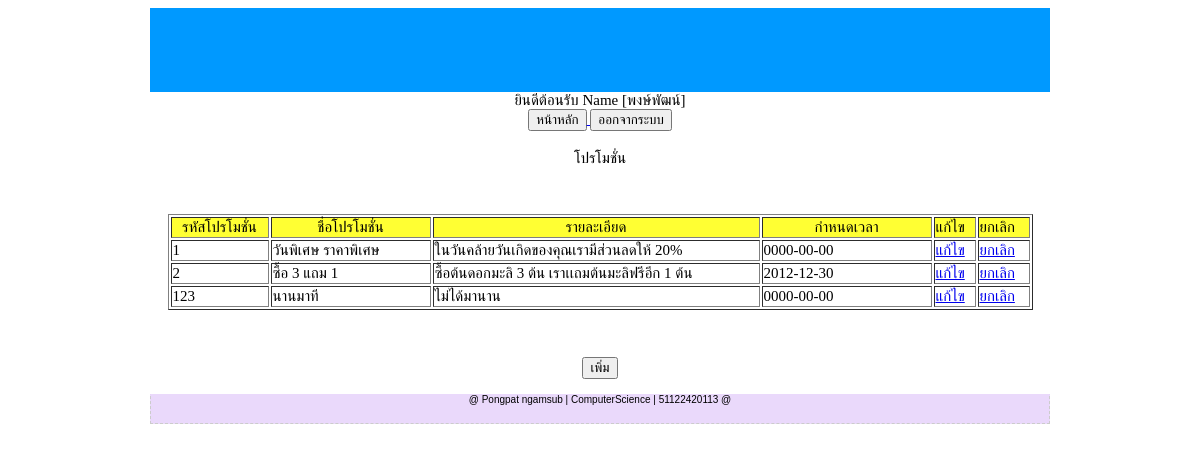
Screenshot of /admin/promo_from.php with the database file from the repository.
### tables this page shows
CREATE TABLE `customer` (
  `customer_id` int(11) NOT NULL auto_increment,
  `customer_name` varchar(50) NOT NULL,
  `customer_lname` varchar(50) NOT NULL,
  `customer_username` varchar(50) NOT NULL,
  `customer_password` varchar(10) NOT NULL,
  `customer_sex` varchar(5) NOT NULL,
  `customer_email` varchar(50) NOT NULL,
  `customer_addres` varchar(100) NOT NULL,
  `customer_tell` varchar(20) NOT NULL,
  `customer_career` varchar(20) NOT NULL,
  `customer_status` varchar(10) NOT NULL,
  `customer_picture` varchar(50) NOT NULL,
  `id_status` varchar(1) NOT NULL,
  PRIMARY KEY  (`customer_id`)
);

CREATE TABLE `promo` (
  `promo_id` int(11) NOT NULL auto_increment,
  `promo_name` varchar(50) NOT NULL,
  `promo_des` varchar(200) NOT NULL,
  `promo_time` date NOT NULL,
  `promo_status` varchar(1) NOT NULL,
  PRIMARY KEY  (`promo_id`)
);

### admin/promo_from.php (the view, shortened to what this page needs)
<!DOCTYPE html PUBLIC "-//W3C//DTD XHTML 1.0 Transitional//EN" "http://www.w3.org/TR/xhtml1/DTD/xhtml1-transitional.dtd">
<html xmlns="http://www.w3.org/1999/xhtml">
<head>
<link rel="stylesheet" type="text/css" href="../css/styles.css"/>
</head>
<body>
<div id="wrapper">
  <div id="header">
  </div>
  <div id="content">
<center>
  <form id="form2" name="form2" method="post" action="">
      	      <?
    $sql = "
		SELECT *
		FROM customer
		where customer_id='$customer_id'";
	$result = mysql_query($sql) or die(mysql_error());
	while($data = mysql_fetch_array($result)){
	?>
 ยินดีต้อนรับ Name [<? echo $data["customer_name"]?>]
    <? } ?>
  </form>
      <a href="admin_index.php">
    <input type="submit" name="button" id="button" value="หน้าหลัก" />
    </a>
    <a href="#">
    <input type="submit" name="button2" id="button2" value="ออกจากระบบ" />
    </a>
</center>
    <div class="box">
						<p align="center">โปรโมชั่น
						<center>
                        <form id="form2" name="form2" method="post" action="">
    	    <p>&nbsp;</p>
    	    <table width="865" border="1" align="center">
    	      <tr bgcolor="#FFFF33">
              	<td width="94" align="center">รหัสโปรโมชั่น</td>
    	        <td width="156" align="center">ชื่อโปรโมชั่น</td>
    	        <td width="323" align="center">รายละเอียด</td>
    	        <td width="166" align="center">กำหนดเวลา</td>
                <td width="38">แก้ไข</td>
                <td width="48">ยกเลิก</td>
   	          </tr>
    	       <?
    $sql = "
		SELECT *
		FROM promo
		where promo_status='1'
		ORDER BY promo_id
	";
	$result = mysql_query($sql) or die(mysql_error());
	while($data = mysql_fetch_array($result)){
	?>
    	      <tr>
              	<td bgcolor="#FFFFFF"><? echo $data["promo_id"]?></td>
    	        <td bgcolor="#FFFFFF"><? echo $data["promo_name"]?></td>
    	        <td bgcolor="#FFFFFF"><? echo $data["promo_des"]?></td>
    	        <td bgcolor="#FFFFFF"><? echo $data["promo_time"]?></td>
                <td bgcolor="#FFFFFF"><a href="promo_from_update.php?promo_id=<? echo $data["promo_id"]?>">แก้ไข</a></td>
                <td bgcolor="#FFFFFF"><a href="promo_sql_del.php?promo_id=<? echo $data["promo_id"]?>">ยกเลิก</a></td>
   	          </tr>
    	      <?
	}
	?>
  	      </table>
    	    <p>&nbsp;</p>
    	  </form><a href="promo_from_add.php?promo_id=<? echo $data["promo_id"]?>"><input type="button" value="เพิ่ม" /></a>
	  </center></p>
	</div>
  </div>
  <div id="footer"><p> @ Pongpat ngamsub | ComputerScience | 51122420113 @ </p></div>
</div>
</body>
</html>

### css/styles.css (style rules this page uses)
body { font-size:15px; }
#wrapper { width:900px; margin:0 auto; background:#09f; }
#header { height:80px; background:#09F; padding:2px; }
#content { width:900px; float:left; background:#FFF; }
#footer { text-align:center; border:1px dashed #ccc; padding:8px; font-family:Arial, Helvetica, sans-serif; font-size:10px; background:#ead9fb; }

### rows the page displays
customer: customer_name "พงษ์พัฒน์"
promo: promo_id "1", promo_name "วันพิเศษ ราคาพิเศษ", promo_des "ในวันคล้ายวันเกิดของคุณเรามีส่วนลดให้ 20%", promo_time "0000-00-00"
promo: promo_id "2", promo_name "ซื้อ 3 แถม 1", promo_des "ซื้อต้นดอกมะลิ 3 ต้น เราเเถมต้นมะลิฟรีอีก 1 ต้น", promo_time "2012-12-30"
promo: promo_id "123", promo_name "นานมาที", promo_des "ไม่ได้มานาน", promo_time "0000-00-00"
